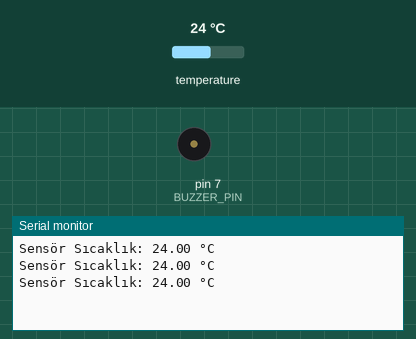
Simulated run of this sketch. Board: Arduino Uno, built with avr-gcc and run on an emulated ATmega328P. Parts: buzzer (waves = sounding, pin HIGH), the last lines printed to the serial monitor. The inputs (shaded band) are chosen by the test bench; at power-on: temperature 24 °C.

Above: at 5.8 s.
5.9 s: temperature set to 10.7 °C
At 7.7 s:
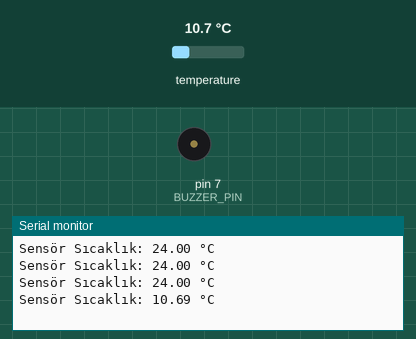
11.7 s: temperature set to 9.1 °C
At 12.6 s:
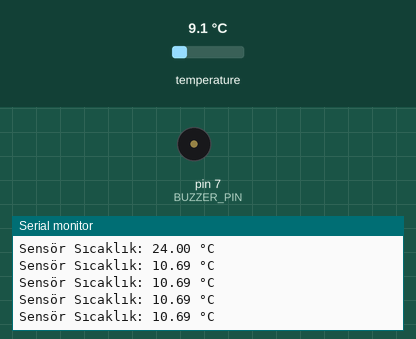
Timing chart, 0 to 14.7 s (numbered marks = the images above; inputs shaded):
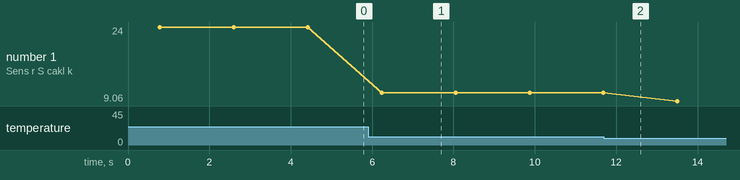

The sketch:

nextion_fonsiyon_olusturma_27.05.ino
```cpp
#include <OneWire.h> // OneWire kütüphanesini dahil eder
#include <DallasTemperature.h> // Dallas Temperature kütüphanesini dahil eder
#include <SoftwareSerial.h> // SoftwareSerial kütüphanesini dahil eder

// Sensör veri pini ve Nextion ekran pinleri tanımlanıyor
#define ONE_WIRE_BUS 8 // DS18B20 sıcaklık sensörünün veri pini
#define RX_PIN 10 // Nextion ekranının TX pini bağlantısı yapılacak arduino RX pini
#define TX_PIN 11 // Nextion ekranının RX pini bağlantısı yapılacak arduino TX pini
#define BUZZER_PIN 7 // Buzzer'ın bağlı olduğu pin

OneWire oneWire(ONE_WIRE_BUS); // OneWire nesnesi oluşturulur
DallasTemperature sensors(&oneWire); // Dallas Temperature nesnesi oluşturulur
SoftwareSerial nextion(RX_PIN, TX_PIN); // SoftwareSerial nesnesi oluşturulur

float sensorSicakligi = 0.0; // Sensörden okunan sıcaklık değeri
float manuelSicaklik = 0.0; // Manuel olarak ayarlanan sıcaklık değeri

void setup() {
  Serial.begin(9600); // Seri haberleşmeyi başlatır
  nextion.begin(9600); // Nextion ekranı ile seri haberleşmeyi başlatır
  sensors.begin(); // Dallas Temperature sensörünü başlatır
  pinMode(BUZZER_PIN, OUTPUT); // Buzzer pini çıkış olarak ayarlanır
}

// Sensörden sıcaklık verisini okuyan fonksiyon
void sensordenSicaklikOku() {
  sensors.requestTemperatures(); // Sensörden sıcaklık değerini ister
  sensorSicakligi = sensors.getTempCByIndex(0); // Sensörden okunan sıcaklık değeri alınır
  Serial.print("Sensör Sıcaklık: "); // Seri monitöre sıcaklık değeri yazdırılır
  Serial.print(sensorSicakligi);
  Serial.println(" °C");
}

// Nextion ekranından veri alan fonksiyon
void nextionVerisiAl() {
  if (nextion.available()) { // Nextion'dan veri gelip gelmediğini kontrol eder
    String gelenVeri = ""; // Gelen veriyi depolamak için bir string oluşturur
    while (nextion.available()) { // Nextion'dan veri gelmeye devam ettiği sürece
      char c = nextion.read(); // Bir karakter okur
      gelenVeri += c; // Karakteri stringe ekler
    }
    Serial.println(gelenVeri); // Gelen veriyi seri monitöre yazdırır

    // Gelen veriyi kontrol eder ve uygun işlemi yapar
    if (gelenVeri.indexOf("b0") != -1) { // Eğer "b0" (artırma butonu) bilgisi geldiyse
      manuelSicaklik++; // Manuel sıcaklık değerini artırır
    } else if (gelenVeri.indexOf("b1") != -1) { // Eğer "b1" (azaltma butonu) bilgisi geldiyse
      manuelSicaklik--; // Manuel sıcaklık değerini azaltır
    } else if (gelenVeri.indexOf("b2") != -1) { // Eğer "b2" (tamam butonu) bilgisi geldiyse
      sensorSicakligi = manuelSicaklik; // Sensör sıcaklık değerini manuel sıcaklık değeri ile günceller
    } else if (gelenVeri.indexOf("b3") != -1) { // Eğer "b3" (sıfırlama butonu) bilgisi geldiyse
      manuelSicaklik = 0; // Manuel sıcaklık değerini sıfırlar
    }
  }
}

// Nextion ekranına veri gönderen fonksiyon
void nextionVerisiGonder() {
  String sicaklikStr = "t1.txt=\"" + String(manuelSicaklik, 2) + " "; // Manuel sıcaklık değerini stringe dönüştürür
  nextion.print(sicaklikStr); // Nextion ekranına gönderir
  nextion.write(176); // Derece sembolü gönderir
  nextion.print("C\"");
  nextion.write(0xff); // Komut sonlandırma baytları
  nextion.write(0xff);
  nextion.write(0xff);

  int progressDegeri = map(manuelSicaklik, 0, 100, 0, 100); // Manuel sıcaklık değerini 0-100 arasında eşler
  String progressStr = "j0.val=" + String(progressDegeri); // Eşlenen değeri stringe dönüştürür
  nextion.print(progressStr); // Nextion ekranına gönderir
  nextion.write(0xff); // Komut sonlandırma baytları
  nextion.write(0xff);
  nextion.write(0xff);

  String sensorSicaklikStr = "t0.txt=\"" + String(sensorSicakligi, 2) + " "; // Sensör sıcaklık değerini stringe dönüştürür
  nextion.print(sensorSicaklikStr); // Nextion ekranına gönderir
  nextion.write(176); // Derece sembolü gönderir.ASCII tablosunda, 176 numaralı karakter derece sembolüne karşılık gelir.
  nextion.print("C\"");
  nextion.write(0xff); // Komut sonlandırma baytları
  nextion.write(0xff);
  nextion.write(0xff);
}

// Buzzer kontrol eden fonksiyon
void buzzerKontrol() {
  if (manuelSicaklik >= 10) { // Eğer manuel sıcaklık değeri 5°C veya üstündeyse
    digitalWrite(BUZZER_PIN, HIGH); // Buzzer'ı açar
  } else {
    digitalWrite(BUZZER_PIN, LOW); // Buzzer'ı kapatır
  }
}

// Döngüde her işlev çağrılıyor
void loop() {
  sensordenSicaklikOku(); // Sensör sıcaklık değerini okur
  nextionVerisiAl(); // Nextion ekranından veri alır
  nextionVerisiGonder(); // Nextion ekranına veri gönderir
  buzzerKontrol(); // Buzzer'ı kontrol eder
  delay(1000); // 1 saniye bekler
}
```

Measured:
- after the input at 5.9 s, the serial monitor: prints a new line after 0.33 s (image 1)
- plotted number 1: 24 → 10.69 after the input at 5.9 s, 10.69 → 9.06 after the input at 11.7 s
